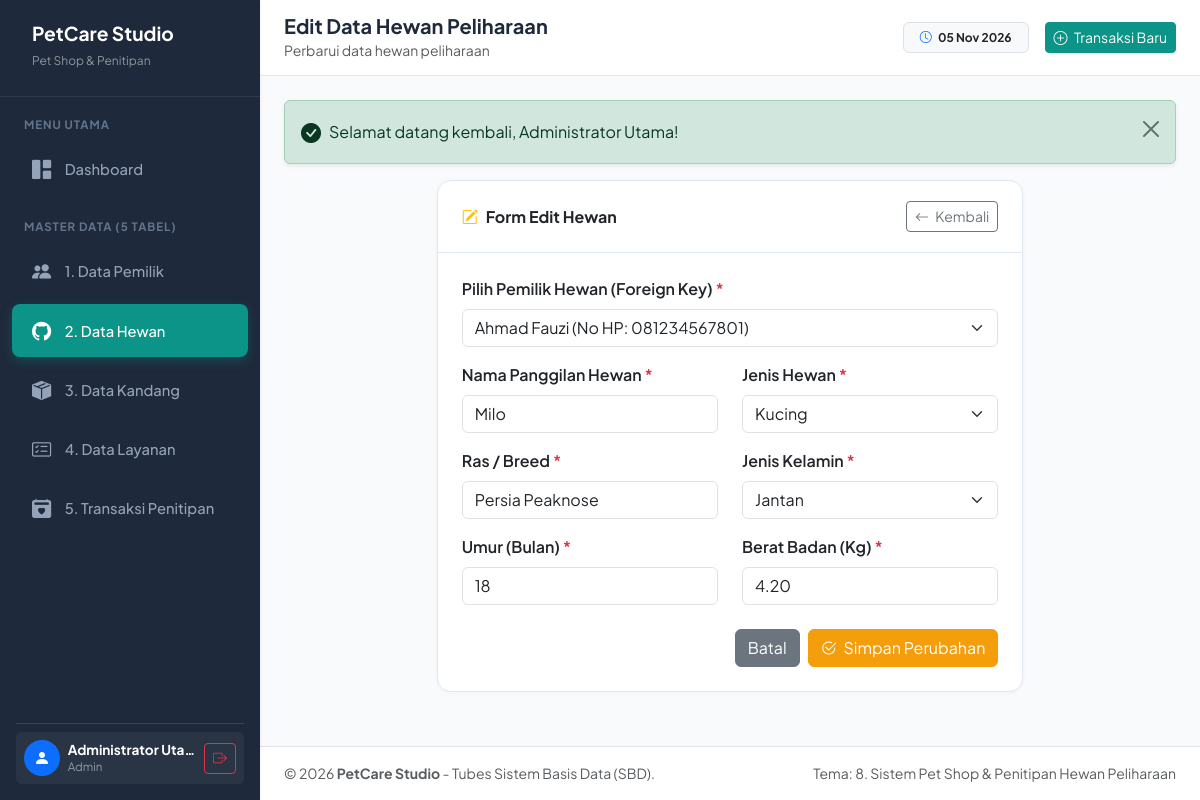
The app's page /hewan/edit.php?id=1 (signed in) with its own data.
### tables this page shows
CREATE TABLE `hewan` (
    `id_hewan` INT AUTO_INCREMENT PRIMARY KEY,
    `id_pemilik` INT NOT NULL,
    `nama_hewan` VARCHAR(50) NOT NULL,
    `jenis_hewan` ENUM('Kucing', 'Anjing', 'Kelinci', 'Hamster', 'Burung', 'Reptil') NOT NULL,
    `ras` VARCHAR(50) NOT NULL,
    `umur_bulan` INT NOT NULL CHECK (`umur_bulan` >= 0),
    `jenis_kelamin` ENUM('Jantan', 'Betina') NOT NULL,
    `berat_kg` DECIMAL(4,2) NOT NULL CHECK (`berat_kg` > 0),
    `created_at` TIMESTAMP DEFAULT CURRENT_TIMESTAMP,
    CONSTRAINT `fk_hewan_pemilik` FOREIGN KEY (`id_pemilik`) 
        REFERENCES `pemilik` (`id_pemilik`) 
        ON DELETE CASCADE 
        ON UPDATE CASCADE
);

CREATE TABLE `pemilik` (
    `id_pemilik` INT AUTO_INCREMENT PRIMARY KEY,
    `nama_pemilik` VARCHAR(100) NOT NULL,
    `no_hp` VARCHAR(20) NOT NULL,
    `email` VARCHAR(100) UNIQUE,
    `alamat` TEXT NOT NULL,
    `created_at` TIMESTAMP DEFAULT CURRENT_TIMESTAMP
);

### hewan/edit.php (the view, shortened to what this page needs)
<?php
require_once __DIR__ . '/../includes/header.php';
$id = (int)($_GET['id'] ?? 0);
$stmt = mysqli_prepare($conn, "SELECT * FROM hewan WHERE id_hewan = ? LIMIT 1");
mysqli_stmt_bind_param($stmt, "i", $id);
mysqli_stmt_execute($stmt);
$res = mysqli_stmt_get_result($stmt);
$hewan = mysqli_fetch_assoc($res);
$resPemilik = mysqli_query($conn, "SELECT id_pemilik, nama_pemilik, no_hp FROM pemilik ORDER BY nama_pemilik ASC");
$id_pemilik    = (int)($_POST['id_pemilik'] ?? $hewan['id_pemilik']);
$nama_hewan    = cleanInput($_POST['nama_hewan'] ?? $hewan['nama_hewan']);
$jenis_hewan   = cleanInput($_POST['jenis_hewan'] ?? $hewan['jenis_hewan']);
$ras           = cleanInput($_POST['ras'] ?? $hewan['ras']);
$umur_bulan    = cleanInput($_POST['umur_bulan'] ?? $hewan['umur_bulan']);
$jenis_kelamin = cleanInput($_POST['jenis_kelamin'] ?? $hewan['jenis_kelamin']);
$berat_kg      = cleanInput($_POST['berat_kg'] ?? $hewan['berat_kg']);
?>
<div class="row justify-content-center">
    <div class="col-lg-8">
        <div class="card card-custom">
            <div class="card-header d-flex justify-content-between align-items-center">
                <span class="fw-bold"><i class="bi bi-pencil-square me-2 text-warning"></i>Form Edit Hewan</span>
                <a href="<?= base_url('hewan/index.php') ?>" class="btn btn-sm btn-outline-secondary">
                    <i class="bi bi-arrow-left me-1"></i> Kembali
                </a>
            </div>
            <div class="card-body p-4">
                <form action="" method="POST">
                    <div class="mb-3">
                        <label for="id_pemilik" class="form-label fw-semibold">Pilih Pemilik Hewan (Foreign Key) <span class="text-danger">*</span></label>
                        <select name="id_pemilik" id="id_pemilik" class="form-select" required>
                            <?php while ($p = mysqli_fetch_assoc($resPemilik)): ?>
                                <option value="<?= $p['id_pemilik'] ?>" <?= $id_pemilik === (int)$p['id_pemilik'] ? 'selected' : '' ?>>
                                    <?= htmlspecialchars($p['nama_pemilik']) ?> (No HP: <?= htmlspecialchars($p['no_hp']) ?>)
                                </option>
                            <?php endwhile; ?>
                        </select>
                    </div>
                    <div class="row">
                        <div class="col-md-6 mb-3">
                            <label for="nama_hewan" class="form-label fw-semibold">Nama Panggilan Hewan <span class="text-danger">*</span></label>
                            <input type="text" class="form-control" id="nama_hewan" name="nama_hewan" value="<?= htmlspecialchars($nama_hewan) ?>" required>
                        </div>
                        <div class="col-md-6 mb-3">
                            <label for="jenis_hewan" class="form-label fw-semibold">Jenis Hewan <span class="text-danger">*</span></label>
                            <select name="jenis_hewan" id="jenis_hewan" class="form-select" required>
                                <?php foreach (['Kucing', 'Anjing', 'Kelinci', 'Hamster', 'Burung', 'Reptil'] as $j): ?>
                                    <option value="<?= $j ?>" <?= $jenis_hewan === $j ? 'selected' : '' ?>><?= $j ?></option>
                                <?php endforeach; ?>
                            </select>
                        </div>
                    </div>
                    <div class="row">
                        <div class="col-md-6 mb-3">
                            <label for="ras" class="form-label fw-semibold">Ras / Breed <span class="text-danger">*</span></label>
                            <input type="text" class="form-control" id="ras" name="ras" value="<?= htmlspecialchars($ras) ?>" required>
                        </div>
                        <div class="col-md-6 mb-3">
                            <label for="jenis_kelamin" class="form-label fw-semibold">Jenis Kelamin <span class="text-danger">*</span></label>
                            <select name="jenis_kelamin" id="jenis_kelamin" class="form-select" required>
                                <option value="Jantan" <?= $jenis_kelamin === 'Jantan' ? 'selected' : '' ?>>Jantan</option>
                            </select>
                        </div>
                    </div>
                    <div class="row">
                        <div class="col-md-6 mb-4">
                            <label for="umur_bulan" class="form-label fw-semibold">Umur (Bulan) <span class="text-danger">*</span></label>
                            <input type="number" class="form-control" id="umur_bulan" name="umur_bulan" min="0" value="<?= htmlspecialchars($umur_bulan) ?>" required>
                        </div>
                        <div class="col-md-6 mb-4">
                            <label for="berat_kg" class="form-label fw-semibold">Berat Badan (Kg) <span class="text-danger">*</span></label>
                            <input type="number" step="0.01" class="form-control" id="berat_kg" name="berat_kg" min="0.01" value="<?= htmlspecialchars($berat_kg) ?>" required>
                        </div>
                    </div>
                    <div class="d-flex justify-content-end gap-2">
                        <a href="<?= base_url('hewan/index.php') ?>" class="btn btn-secondary">Batal</a>
                        <button type="submit" class="btn btn-warning text-white">
                            <i class="bi bi-check2-circle me-1"></i> Simpan Perubahan
                        </button>
                    </div>
                </form>
            </div>
        </div>
    </div>
</div>
<?php require_once __DIR__ . '/../includes/footer.php'; ?>

### assets/css/style.css (style rules this page uses)
:root { --primary-color: #0d9488; --primary-hover: #0f766e; --primary-light: #ccfbf1; --secondary-color: #f59e0b; --secondary-light: #fef3c7; --sidebar-bg: #1e293b; --sidebar-hover: #334155; --body-bg: #f8fafc; --card-border: #e2e8f0; --text-main: #1e293b; --text-muted: #64748b; }
body { font-family: 'Plus Jakarta Sans', -apple-system, BlinkMacSystemFont, "Segoe UI", Roboto, sans-serif; background-color: var(--body-bg); color: var(--text-main); min-height: 100vh; }
.card-custom { border: 1px solid var(--card-border); border-radius: 14px; background: #ffffff; box-shadow: 0 1px 4px rgba(0, 0, 0, 0.04); }
.card-custom .card-header { background-color: transparent; border-bottom: 1px solid var(--card-border); padding: 1.25rem 1.5rem; font-weight: 600; }
.btn-warning { background-color: var(--secondary-color); border-color: var(--secondary-color); color: #ffffff; }

### records on screen
hewan: id_pemilik "Ahmad Fauzi (No HP: 081234567801)", nama_hewan "Milo", jenis_hewan "Kucing", ras "Persia Peaknose", jenis_kelamin "Jantan", umur_bulan "18", berat_kg "4.20"

### other values on screen
$_SESSION['nama_lengkap'] "Administrator Utama"
$_SESSION['role'] "Admin"
$pageTitle "Edit Data Hewan Peliharaan"
$pageSubtitle "Perbarui data hewan peliharaan"
$flash['message'] "Selamat datang kembali, Administrator Utama!"
